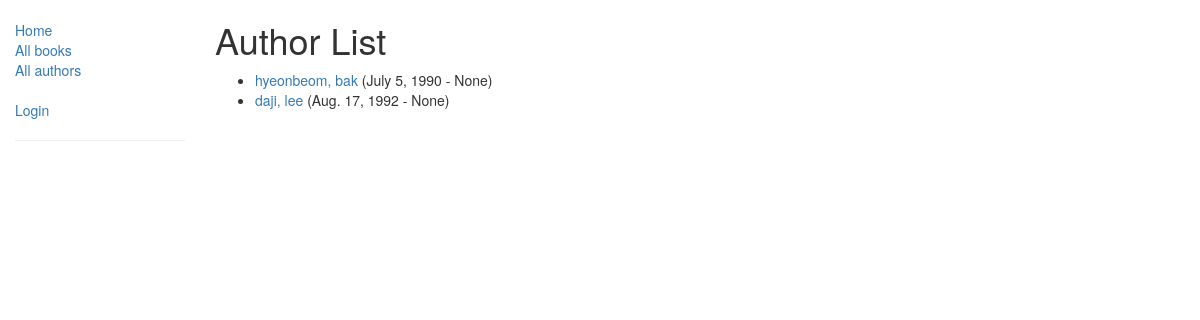
Screenshot of /catalog/authors/ with the database file from the repository.
### catalog/models.py (models this page shows, shortened)
class Author(models.Model):
    first_name = models.CharField(max_length=100)
    last_name = models.CharField(max_length=100)
    date_of_birth = models.DateField(null=True, blank=True)
    date_of_death = models.DateField('died', null=True, blank=True)
    class Meta:
        ordering = ["last_name", "first_name"]
    def get_absolute_url(self):
        return reverse('author-detail', args=[str(self.id)])

### catalog/views.py (the view)
# urls.py: path('authors/', views.AuthorListView.as_view(), name='authors'),
class AuthorListView(generic.ListView):
    model = Author
    paginate_by = 10
    context_object_name = 'author_list'
    queryset = Author.objects.all()
    template_name = 'author_list.html'

### catalog/templates/catalog/author_list.html
{% extends "base_generic.html" %}
{% block content %}
<h1>Author List</h1>
{% if author_list %}
<ul>
    {% for author in author_list %}
    <li>
        <a href="{{ author.get_absolute_url }}">{{ author.first_name}}, {{ author.last_name}}</a> ({{author.date_of_birth}} - {{author.date_of_death}})
    </li>
    {% endfor %}
</ul>
{% else %}
<p>There are no authors.</p>
{% endif %} {% endblock %}

### rows the page displays
Author: first_name "hyeonbeom", last_name "bak", date_of_birth "July 5, 1990", date_of_death "None"
Author: first_name "daji", last_name "lee", date_of_birth "Aug. 17, 1992", date_of_death "None"
